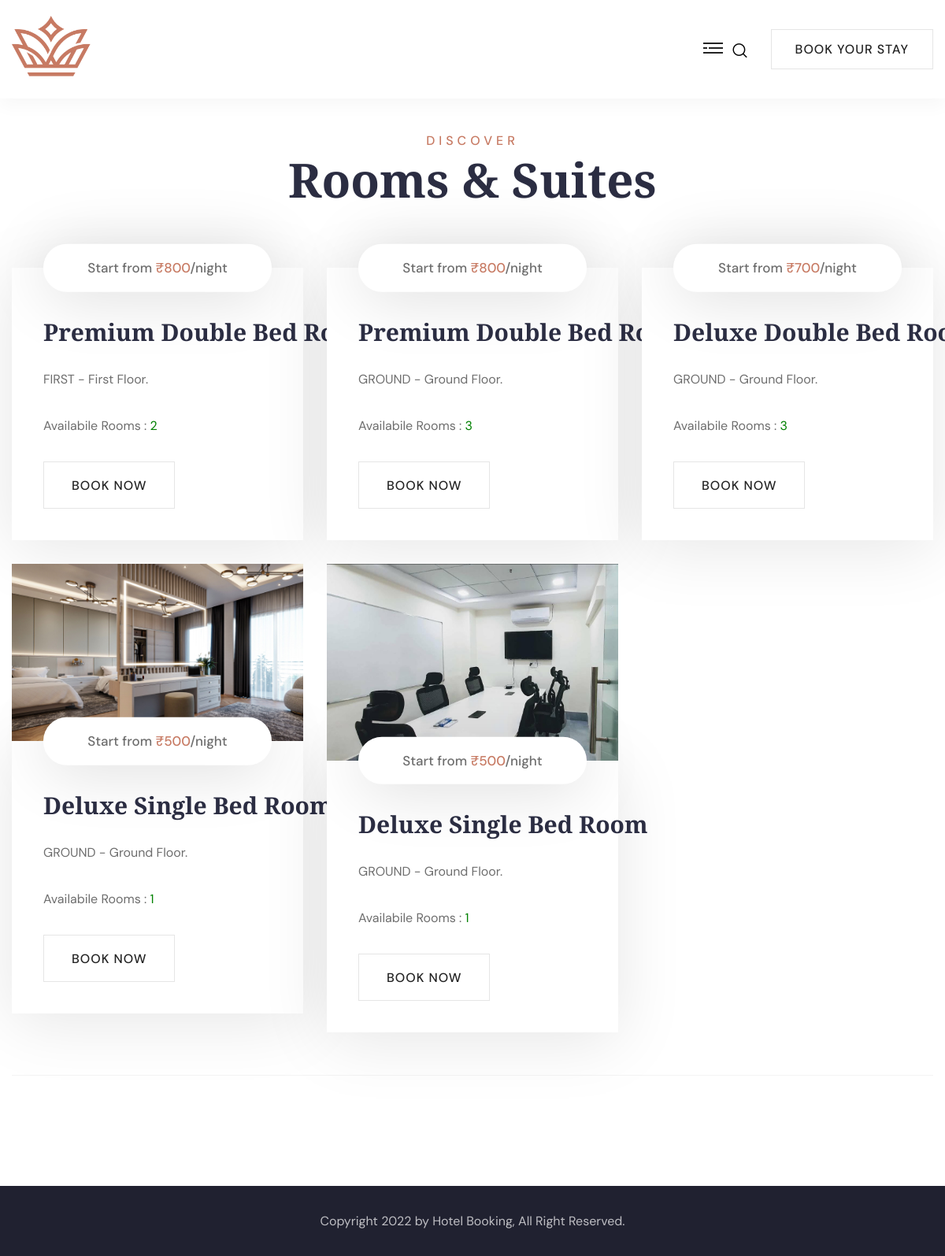
The page /index.php/welcome/rooms on the database its author committed.
### tables this page shows
CREATE TABLE `ldg_rooms` (
  `roomId` int(11) NOT NULL,
  `roomNumber` varchar(50) NOT NULL,
  `roomSizeId` int(11) NOT NULL COMMENT 'FK : ldg_room_sizes',
  `floorId` tinyint(4) NOT NULL COMMENT 'FK : ldg_floor',
  `images` text NOT NULL,
  `no_of_rooms` int(11) NOT NULL DEFAULT '1',
  `no_of_adults` int(10) NOT NULL,
  `no_of_childs` int(10) NOT NULL,
  `isDeleted` tinyint(4) NOT NULL DEFAULT '0',
  `createdBy` int(11) NOT NULL DEFAULT '0',
  `createdDtm` datetime NOT NULL,
  `updatedBy` int(11) DEFAULT NULL,
  `updatedDtm` datetime DEFAULT NULL
);

CREATE TABLE `ldg_room_base_fare` (
  `bfId` bigint(20) NOT NULL,
  `sizeId` int(11) NOT NULL,
  `baseFareHour` double NOT NULL,
  `baseFareDay` double NOT NULL,
  `serviceTax` double NOT NULL,
  `serviceCharge` double NOT NULL,
  `fareTotal` double NOT NULL,
  `isDeleted` tinyint(4) NOT NULL DEFAULT '0',
  `createdBy` int(11) NOT NULL,
  `createdDtm` datetime NOT NULL,
  `updatedBy` int(11) DEFAULT NULL,
  `updatedDtm` datetime DEFAULT NULL
);

CREATE TABLE `ldg_room_sizes` (
  `sizeId` int(11) NOT NULL,
  `sizeTitle` varchar(512) NOT NULL,
  `sizeDescription` text NOT NULL,
  `isDeleted` tinyint(4) NOT NULL DEFAULT '0',
  `createdBy` int(11) NOT NULL DEFAULT '0',
  `createdDtm` datetime NOT NULL,
  `updatedBy` int(11) DEFAULT NULL,
  `updatedDtm` datetime DEFAULT NULL
);

CREATE TABLE `ldg_floor` (
  `floorId` tinyint(4) NOT NULL,
  `floorCode` varchar(10) NOT NULL,
  `floorName` varchar(50) NOT NULL,
  `floorDescription` text NOT NULL,
  `isDeleted` tinyint(4) NOT NULL DEFAULT '0',
  `createdBy` int(11) NOT NULL,
  `createdDtm` datetime NOT NULL,
  `updatedBy` int(11) DEFAULT NULL,
  `updatedDtm` datetime DEFAULT NULL
);

### application/controllers/Welcome.php (called while the page is built, shortened)
<?php if(!defined('BASEPATH')) exit('No direct script access allowed');
class Welcome extends BaseController {
    public function __construct()
    {
        $this->load->model('rooms_model');
		$this->load->model('BaseFare_model', "basefare");
		$this->load->model('Customer_model', "customer");
		$this->load->model('Booking_model', "booking");
		$this->load->model('Bookedroom_model', "booked");
    }
	public function rooms()
	{
		$searchText = $this->input->post('searchText');
        $searchFloorId = $this->input->post('floorId');
        $searchRoomSizeId = $this->input->post('sizeId');
        $searchRoomId = $this->input->post('roomId');
        $data['searchText'] = $searchText;
        $data['searchFloorId'] = $searchFloorId;
        $data['searchRoomSizeId'] = $searchRoomSizeId;
        $data['roomSizes'] = $this->rooms_model->getRoomSizes();
        $data['floors'] = $this->rooms_model->getFloors();
        $data['searchRoomId'] = $searchRoomId;
        $data['controller'] = $this;
        $this->load->library('pagination');
        $count = $this->rooms_model->roomListingCount($searchText, $searchFloorId, $searchRoomSizeId);
		$returns = $this->paginationCompress ( "rooms/", $count, 9);
        $data['roomRecords'] = $this->rooms_model->roomListing($searchText, $searchFloorId, $searchRoomSizeId, $searchRoomId, $returns["page"], $returns["segment"]);
		$this->load->view('include/header');
		$this->load->view('rooms',$data);
		$this->load->view('include/footer');
	}
    public function checkRoomBookedCounts($params=[])
    {
        $count = $this->booking->checkRoomisBooked($params);
        return $count;
    }
}

### index.php (called while the page is built, shortened)
<?php
require_once BASEPATH.'core/CodeIgniter.php';

### application/models/Rooms_model.php (called while the page is built, shortened)
<?php if(!defined('BASEPATH')) exit('No direct script access allowed');
class Rooms_model extends CI_Model
{
    function roomListingCount($searchText, $searchFloorId, $searchRoomSizeId)
    {
        $this->db->select('BaseTbl.roomId, BaseTbl.roomNumber, BaseTbl.roomSizeId, RS.sizeTitle, RS.sizeDescription, RS.sizeId,
        					BaseTbl.floorId, FR.floorName, FR.floorCode, RBF.*');
        $this->db->from('ldg_rooms AS BaseTbl');
        $this->db->join('ldg_room_sizes AS RS', 'RS.sizeId = BaseTbl.roomSizeId');
        $this->db->join('ldg_floor AS FR', 'FR.floorId = BaseTbl.floorId');
        $this->db->join('ldg_room_base_fare AS RBF', 'RBF.sizeId = RS.sizeId');
        $this->db->where('BaseTbl.isDeleted', 0);
        $this->db->order_by('BaseTbl.roomId', "DESC");
        $query = $this->db->get();
        return count($query->result());
    }
    function roomListing($searchText, $searchFloorId, $searchRoomSizeId, $roomId, $page, $segment)
    {
        $this->db->select('BaseTbl.roomId, BaseTbl.roomNumber, BaseTbl.roomSizeId, BaseTbl.images, BaseTbl.no_of_adults, BaseTbl.no_of_childs, RS.sizeTitle, RS.sizeDescription,
        					BaseTbl.floorId, FR.floorName, FR.floorCode, RBF.*, BaseTbl.no_of_rooms');
        $this->db->from('ldg_rooms AS BaseTbl');
        $this->db->join('ldg_room_sizes AS RS', 'RS.sizeId = BaseTbl.roomSizeId');
        $this->db->join('ldg_floor AS FR', 'FR.floorId = BaseTbl.floorId');
        $this->db->join('ldg_room_base_fare AS RBF', 'RBF.sizeId = RS.sizeId');
        $this->db->where('BaseTbl.isDeleted', 0);
        if(!empty($roomId)){
            $this->db->where('BaseTbl.roomId', $roomId);
        }else{
            $this->db->order_by('BaseTbl.roomId', "DESC");
            $this->db->limit($page, $segment);
        }
        $query = $this->db->get();
        if(!empty($roomId)){
           $result = $query->row();
        }else{
           $result = $query->result();
        }
        return $result;
    }
    function getRoomSizes()
    {
    	$this->db->select('sizeId, sizeTitle, sizeDescription');
        $this->db->from('ldg_room_sizes');
        $this->db->where('isDeleted', 0);
        $query = $this->db->get();
        return $query->result();
    }
    function getFloors()
    {
    	$this->db->select('floorId, floorName, floorCode');
        $this->db->from('ldg_floor');
        $this->db->where('isDeleted', 0);
        $query = $this->db->get();
        return $query->result();
    }
}

### application/models/Booking_model.php (called while the page is built, shortened)
<?php if(!defined('BASEPATH')) exit('No direct script access allowed');
class Booking_model extends CI_Model
{
    function checkRoomisBooked($params=[])
    {
        if(!empty($params['arrival']) && !empty($params['departure']) && !empty($params['roomId']))
        {
            $data = $this->db->query('select count(`ldg`.`bookingId`) as `counts` from `ldg_bookings` as `ldg` join `ldg_booked_rooms` as `ldg_book` ON `ldg`.`bookingId` =`ldg_book`.`ldg_booked_bookingid` WHERE (`ldg`.`bookStartDate`>="'.$params['arrival'].'" and `ldg`.`bookEndDate`<="'.$params['departure'].'") and `ldg_book`.`ldg_booked_roomid`='.$params['roomId'].'')->row();
            return $data->counts;
        }else{
            return 0;
        }
    }
}

### application/views/rooms.php (the view, shortened to what this page needs)
<section class="section-padding" style="padding-top: 40px;">
        <div class="auto-container">
            <div class="section_heading text-center mb_55">
                <span class="section_heading_title_small">Discover</span>
                <h2 class="section_heading_title_big">Rooms & Suites</h2>
            </div>
            <div class="row">
            <?php
            if(!empty($roomRecords))
            {
                foreach($roomRecords as $record)
                {
                    $params['roomId'] = $record->roomId;
                    $count = $controller->checkRoomBookedCounts($params);
                   if($record->no_of_rooms>$count){
            ?>
                <div class="col-lg-4 col-md-6">
                    <div class="room-1-block wow fadeInUp" data-wow-delay=".2s" data-wow-duration=".8s">
                        <div class="room-1-image hvr-img-zoom-1">
                        <?php
                            $imgarr = json_decode($record->images);
                            echo '<img src="'.base_url('admin/'.$imgarr[0]).'" alt="">';
                        ?>
                        </div>
                        <div class="room-1-content">
                            <p class="room-1-meta-info">Start from <span class="theme-color">₹<?php echo $record->baseFareDay;?></span>/night</p>
                            <h4 class="room-1-title mb_20"><a href="<?php echo base_url('room-details/'.$record->roomId); ?>"><?php echo $record->sizeTitle ?></a></h4>
                            <p class="room-1-text mb_30"><?php echo $record->floorCode." - ".$record->floorName; ?>.</p>
                            <p class="room-1-text mb_30">Availabile Rooms : <span style="color:green;"><?php echo $record->no_of_rooms; ?></span></p>
                            <div class="link-btn"><a href="<?php echo base_url('room-details/'.$record->roomId); ?>" class="btn-1 btn-alt">Book Now <span></span></a></div>
                        </div>
                    </div>
                </div>
            <?php }
            }
            } ?>
                <div class="col-lg-12 col-md-12 mt-4">
                    <div class="box-footer clearfix">
                    </div>
            </div>
        </div>
    </section>

### application/views/include/header.php (shortened to what this page needs)
<!DOCTYPE html>
<html lang="en" style="width: 100%;max-width: 100%;overflow-x: hidden;">
<head>
<link href="<?php echo base_url('assets/css/bootstrap.css');?>" rel="stylesheet">
<link href="<?php echo base_url('assets/css/style.css');?>" rel="stylesheet">
<link href="<?php echo base_url('assets/css/responsive.css');?>" rel="stylesheet">
<link href="<?php echo base_url('assets/css/color.css');?>" rel="stylesheet">
</head>
<body>
<div class="page-wrapper">
    <header class="main-header header-style-one">
        <div class="header-upper">
            <div class="auto-container">
                <div class="inner-container d-flex align-items-center justify-content-between">
                    <div class="logo-box">
                        <div class="logo" style="width: 100px;"><a href="<?php echo base_url('');?>"><img src="<?php echo base_url('assets/images/logo1.png');?>" alt=""></a></div>
                    </div>
                    <div class="right-column d-flex align-items-center middle-column">
                        <div class="nav-outer">
                            <div class="mobile-nav-toggler"><img src="<?php echo base_url('assets/images/icons/icon-bar-2.png');?>" alt=""></div>
                        </div>
                        <button type="button" class="theme-btn search-toggler mob-nav-none"><i class="icon-1"></i></button>
                        <div class="header-link-btn"><a href="javascript:void(0);" class="btn-1 btn-small btn-alt mob-nav-none">Book Your Stay <span></span></a></div>
                    </div>
                </div>
            </div>
        </div>
    </header>

### application/views/include/footer.php (shortened to what this page needs)
<footer class="main-footer">
        <div class="footer-bottom">
            <div class="auto-container">
                <div class="footer-bottom-row">
                    <div class="footer-bottom-text">Copyright 2022 by Hotel Booking, All Right Reserved.</div>
                </div>
            </div>
        </div>
    </footer>
</div>
<div class="scroll-to-top">
    <div>
    </div>
</div>
</body>
</html>

### assets/css/responsive.css (style rules this page uses)
@media only screen and (max-width: 7000px) { .page-wrapper { overflow: hidden; } }
@media only screen and (max-width: 1200px) { .nav-outer .mobile-nav-toggler { display: block; } }
@media only screen and (max-width: 1200px) { .section_heading { position: relative; z-index: 1; } }

### assets/css/color.css (style rules this page uses)
:root { --theme-color: #C77A63; }

### assets/css/icomoon.css (style rules this page uses)
[class^="icon-"], [class*=" icon-"] { font-family: 'icomoon' !important; speak: never; font-style: normal; font-weight: normal; font-variant: normal; text-transform: none; line-height: 1; -webkit-font-smoothing: antialiased; -moz-osx-font-smoothing: grayscale; }
.icon-1:before { content: "\e900"; }

### assets/css/elpath.css (style rules this page uses)
.mb_20 { margin-bottom: 20px; }
.mb_30 { margin-bottom: 30px; }
.mb_55 { margin-bottom: 55px; }

### application/views/include/header.php (style rules this page uses)
.mob-nav-none { display:block!important; }
body { width: 100%; max-width: 100%; overflow-x: hidden; }
.hvr-img-zoom-1 { max-height: 250px; }
a { clear: both; display: inline-block; overflow: hidden; white-space: nowrap; }
.box-footer { border-top-left-radius: 0; border-top-right-radius: 0; border-bottom-right-radius: 3px; border-bottom-left-radius: 3px; border-top: 1px solid #f4f4f4; padding: 10px; background-color: #fff; }
.box-header:before, .box-body:before, .box-footer:before, .box-header:after, .box-body:after, .box-footer:after { content: " "; display: table; }

### rows shown on the page
ldg_rooms: ldg_room_base_fare.baseFareDay "800", ldg_room_sizes.sizeTitle "Premium Double Bed Room", floorId.floorCode "FIRST", floorId.floorName "First Floor", no_of_rooms "2"
ldg_rooms: ldg_room_base_fare.baseFareDay "800", ldg_room_sizes.sizeTitle "Premium Double Bed Room", floorId.floorCode "GROUND", floorId.floorName "Ground Floor", no_of_rooms "3"
ldg_rooms: ldg_room_base_fare.baseFareDay "700", ldg_room_sizes.sizeTitle "Deluxe Double Bed…", floorId.floorCode "GROUND", floorId.floorName "Ground Floor", no_of_rooms "3"
ldg_rooms: shows a picture, ldg_room_base_fare.baseFareDay "500", ldg_room_sizes.sizeTitle "Deluxe Single Bed Room", floorId.floorCode "GROUND", floorId.floorName "Ground Floor", no_of_rooms "1"
ldg_rooms: shows a picture, ldg_room_base_fare.baseFareDay "500", ldg_room_sizes.sizeTitle "Deluxe Single Bed Room", floorId.floorCode "GROUND", floorId.floorName "Ground Floor", no_of_rooms "1"
